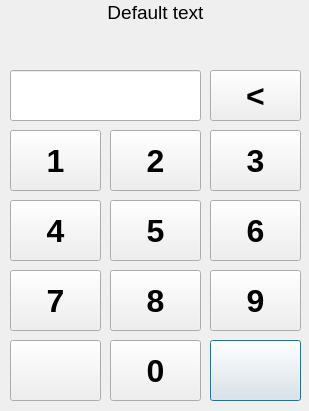
<?xml version="1.0" encoding="UTF-8"?>
<ui version="4.0">
 <class>PasswordDialog</class>
 <widget class="QDialog" name="PasswordDialog">
  <property name="geometry">
   <rect>
    <x>0</x>
    <y>0</y>
    <width>309</width>
    <height>411</height>
   </rect>
  </property>
  <property name="windowTitle">
   <string>Password</string>
  </property>
  <widget class="QPushButton" name="btnCancel">
   <property name="geometry">
    <rect>
     <x>210</x>
     <y>340</y>
     <width>91</width>
     <height>61</height>
    </rect>
   </property>
   <property name="minimumSize">
    <size>
     <width>0</width>
     <height>0</height>
    </size>
   </property>
   <property name="maximumSize">
    <size>
     <width>512</width>
     <height>200</height>
    </size>
   </property>
   <property name="font">
    <font>
     <family>Arial</family>
     <pointsize>14</pointsize>
     <weight>75</weight>
     <italic>false</italic>
     <bold>true</bold>
    </font>
   </property>
   <property name="text">
    <string/>
   </property>
   <property name="icon">
    <iconset resource="icons.qrc">
     <normaloff>:/cancel</normaloff>:/cancel</iconset>
   </property>
   <property name="iconSize">
    <size>
     <width>32</width>
     <height>32</height>
    </size>
   </property>
  </widget>
  <widget class="QPushButton" name="btnOk">
   <property name="geometry">
    <rect>
     <x>10</x>
     <y>340</y>
     <width>91</width>
     <height>61</height>
    </rect>
   </property>
   <property name="minimumSize">
    <size>
     <width>0</width>
     <height>0</height>
    </size>
   </property>
   <property name="maximumSize">
    <size>
     <width>512</width>
     <height>200</height>
    </size>
   </property>
   <property name="font">
    <font>
     <family>Arial</family>
     <pointsize>14</pointsize>
     <weight>75</weight>
     <italic>false</italic>
     <bold>true</bold>
    </font>
   </property>
   <property name="text">
    <string/>
   </property>
   <property name="icon">
    <iconset resource="icons.qrc">
     <normaloff>:/ok</normaloff>:/ok</iconset>
   </property>
   <property name="iconSize">
    <size>
     <width>32</width>
     <height>32</height>
    </size>
   </property>
  </widget>
  <widget class="QPushButton" name="btnNum1">
   <property name="geometry">
    <rect>
     <x>10</x>
     <y>130</y>
     <width>91</width>
     <height>61</height>
    </rect>
   </property>
   <property name="minimumSize">
    <size>
     <width>0</width>
     <height>0</height>
    </size>
   </property>
   <property name="maximumSize">
    <size>
     <width>512</width>
     <height>200</height>
    </size>
   </property>
   <property name="font">
    <font>
     <family>Arial</family>
     <pointsize>24</pointsize>
     <weight>75</weight>
     <italic>false</italic>
     <bold>true</bold>
    </font>
   </property>
   <property name="text">
    <string>1</string>
   </property>
   <property name="iconSize">
    <size>
     <width>32</width>
     <height>32</height>
    </size>
   </property>
  </widget>
  <widget class="QPushButton" name="btnNum2">
   <property name="geometry">
    <rect>
     <x>110</x>
     <y>130</y>
     <width>91</width>
     <height>61</height>
    </rect>
   </property>
   <property name="minimumSize">
    <size>
     <width>0</width>
     <height>0</height>
    </size>
   </property>
   <property name="maximumSize">
    <size>
     <width>512</width>
     <height>200</height>
    </size>
   </property>
   <property name="font">
    <font>
     <family>Arial</family>
     <pointsize>24</pointsize>
     <weight>75</weight>
     <italic>false</italic>
     <bold>true</bold>
    </font>
   </property>
   <property name="text">
    <string>2</string>
   </property>
   <property name="iconSize">
    <size>
     <width>32</width>
     <height>32</height>
    </size>
   </property>
  </widget>
  <widget class="QPushButton" name="btnNum3">
   <property name="geometry">
    <rect>
     <x>210</x>
     <y>130</y>
     <width>91</width>
     <height>61</height>
    </rect>
   </property>
   <property name="minimumSize">
    <size>
     <width>0</width>
     <height>0</height>
    </size>
   </property>
   <property name="maximumSize">
    <size>
     <width>512</width>
     <height>200</height>
    </size>
   </property>
   <property name="font">
    <font>
     <family>Arial</family>
     <pointsize>24</pointsize>
     <weight>75</weight>
     <italic>false</italic>
     <bold>true</bold>
    </font>
   </property>
   <property name="text">
    <string>3</string>
   </property>
   <property name="iconSize">
    <size>
     <width>32</width>
     <height>32</height>
    </size>
   </property>
  </widget>
  <widget class="QPushButton" name="btnNum6">
   <property name="geometry">
    <rect>
     <x>210</x>
     <y>200</y>
     <width>91</width>
     <height>61</height>
    </rect>
   </property>
   <property name="minimumSize">
    <size>
     <width>0</width>
     <height>0</height>
    </size>
   </property>
   <property name="maximumSize">
    <size>
     <width>512</width>
     <height>200</height>
    </size>
   </property>
   <property name="font">
    <font>
     <family>Arial</family>
     <pointsize>24</pointsize>
     <weight>75</weight>
     <italic>false</italic>
     <bold>true</bold>
    </font>
   </property>
   <property name="text">
    <string>6</string>
   </property>
   <property name="iconSize">
    <size>
     <width>32</width>
     <height>32</height>
    </size>
   </property>
  </widget>
  <widget class="QPushButton" name="btnNum5">
   <property name="geometry">
    <rect>
     <x>110</x>
     <y>200</y>
     <width>91</width>
     <height>61</height>
    </rect>
   </property>
   <property name="minimumSize">
    <size>
     <width>0</width>
     <height>0</height>
    </size>
   </property>
   <property name="maximumSize">
    <size>
     <width>512</width>
     <height>200</height>
    </size>
   </property>
   <property name="font">
    <font>
     <family>Arial</family>
     <pointsize>24</pointsize>
     <weight>75</weight>
     <italic>false</italic>
     <bold>true</bold>
    </font>
   </property>
   <property name="text">
    <string>5</string>
   </property>
   <property name="iconSize">
    <size>
     <width>32</width>
     <height>32</height>
    </size>
   </property>
  </widget>
  <widget class="QPushButton" name="btnNum4">
   <property name="geometry">
    <rect>
     <x>10</x>
     <y>200</y>
     <width>91</width>
     <height>61</height>
    </rect>
   </property>
   <property name="minimumSize">
    <size>
     <width>0</width>
     <height>0</height>
    </size>
   </property>
   <property name="maximumSize">
    <size>
     <width>512</width>
     <height>200</height>
    </size>
   </property>
   <property name="font">
    <font>
     <family>Arial</family>
     <pointsize>24</pointsize>
     <weight>75</weight>
     <italic>false</italic>
     <bold>true</bold>
    </font>
   </property>
   <property name="text">
    <string>4</string>
   </property>
   <property name="iconSize">
    <size>
     <width>32</width>
     <height>32</height>
    </size>
   </property>
  </widget>
  <widget class="QPushButton" name="btnNum9">
   <property name="geometry">
    <rect>
     <x>210</x>
     <y>270</y>
     <width>91</width>
     <height>61</height>
    </rect>
   </property>
   <property name="minimumSize">
    <size>
     <width>0</width>
     <height>0</height>
    </size>
   </property>
   <property name="maximumSize">
    <size>
     <width>512</width>
     <height>200</height>
    </size>
   </property>
   <property name="font">
    <font>
     <family>Arial</family>
     <pointsize>24</pointsize>
     <weight>75</weight>
     <italic>false</italic>
     <bold>true</bold>
    </font>
   </property>
   <property name="text">
    <string>9</string>
   </property>
   <property name="iconSize">
    <size>
     <width>32</width>
     <height>32</height>
    </size>
   </property>
  </widget>
  <widget class="QPushButton" name="btnNum8">
   <property name="geometry">
    <rect>
     <x>110</x>
     <y>270</y>
     <width>91</width>
     <height>61</height>
    </rect>
   </property>
   <property name="minimumSize">
    <size>
     <width>0</width>
     <height>0</height>
    </size>
   </property>
   <property name="maximumSize">
    <size>
     <width>512</width>
     <height>200</height>
    </size>
   </property>
   <property name="font">
    <font>
     <family>Arial</family>
     <pointsize>24</pointsize>
     <weight>75</weight>
     <italic>false</italic>
     <bold>true</bold>
    </font>
   </property>
   <property name="text">
    <string>8</string>
   </property>
   <property name="iconSize">
    <size>
     <width>32</width>
     <height>32</height>
    </size>
   </property>
  </widget>
  <widget class="QPushButton" name="btnNum7">
   <property name="geometry">
    <rect>
     <x>10</x>
     <y>270</y>
     <width>91</width>
     <height>61</height>
    </rect>
   </property>
   <property name="minimumSize">
    <size>
     <width>0</width>
     <height>0</height>
    </size>
   </property>
   <property name="maximumSize">
    <size>
     <width>512</width>
     <height>200</height>
    </size>
   </property>
   <property name="font">
    <font>
     <family>Arial</family>
     <pointsize>24</pointsize>
     <weight>75</weight>
     <italic>false</italic>
     <bold>true</bold>
    </font>
   </property>
   <property name="text">
    <string>7</string>
   </property>
   <property name="iconSize">
    <size>
     <width>32</width>
     <height>32</height>
    </size>
   </property>
  </widget>
  <widget class="QPushButton" name="btnDel">
   <property name="enabled">
    <bool>true</bool>
   </property>
   <property name="geometry">
    <rect>
     <x>210</x>
     <y>70</y>
     <width>91</width>
     <height>51</height>
    </rect>
   </property>
   <property name="minimumSize">
    <size>
     <width>0</width>
     <height>0</height>
    </size>
   </property>
   <property name="maximumSize">
    <size>
     <width>512</width>
     <height>200</height>
    </size>
   </property>
   <property name="font">
    <font>
     <family>Arial</family>
     <pointsize>24</pointsize>
     <weight>75</weight>
     <italic>false</italic>
     <bold>true</bold>
    </font>
   </property>
   <property name="text">
    <string>&lt;</string>
   </property>
   <property name="iconSize">
    <size>
     <width>32</width>
     <height>32</height>
    </size>
   </property>
  </widget>
  <widget class="QPushButton" name="btnNum0">
   <property name="geometry">
    <rect>
     <x>110</x>
     <y>340</y>
     <width>91</width>
     <height>61</height>
    </rect>
   </property>
   <property name="minimumSize">
    <size>
     <width>0</width>
     <height>0</height>
    </size>
   </property>
   <property name="maximumSize">
    <size>
     <width>512</width>
     <height>200</height>
    </size>
   </property>
   <property name="font">
    <font>
     <family>Arial</family>
     <pointsize>24</pointsize>
     <weight>75</weight>
     <italic>false</italic>
     <bold>true</bold>
    </font>
   </property>
   <property name="text">
    <string>0</string>
   </property>
   <property name="iconSize">
    <size>
     <width>32</width>
     <height>32</height>
    </size>
   </property>
  </widget>
  <widget class="QLabel" name="lblDefault">
   <property name="geometry">
    <rect>
     <x>20</x>
     <y>0</y>
     <width>271</width>
     <height>61</height>
    </rect>
   </property>
   <property name="font">
    <font>
     <pointsize>14</pointsize>
    </font>
   </property>
   <property name="text">
    <string>&lt;p&gt;Default text&lt;p&gt;</string>
   </property>
   <property name="textFormat">
    <enum>Qt::RichText</enum>
   </property>
   <property name="alignment">
    <set>Qt::AlignCenter</set>
   </property>
  </widget>
  <widget class="QLineEdit" name="txtPass">
   <property name="geometry">
    <rect>
     <x>10</x>
     <y>70</y>
     <width>191</width>
     <height>51</height>
    </rect>
   </property>
   <property name="font">
    <font>
     <pointsize>28</pointsize>
    </font>
   </property>
   <property name="cursor">
    <cursorShape>ArrowCursor</cursorShape>
   </property>
   <property name="inputMask">
    <string/>
   </property>
   <property name="text">
    <string/>
   </property>
   <property name="alignment">
    <set>Qt::AlignCenter</set>
   </property>
   <property name="readOnly">
    <bool>true</bool>
   </property>
  </widget>
 </widget>
 <resources>
  <include location="icons.qrc"/>
 </resources>
 <connections/>
</ui>
